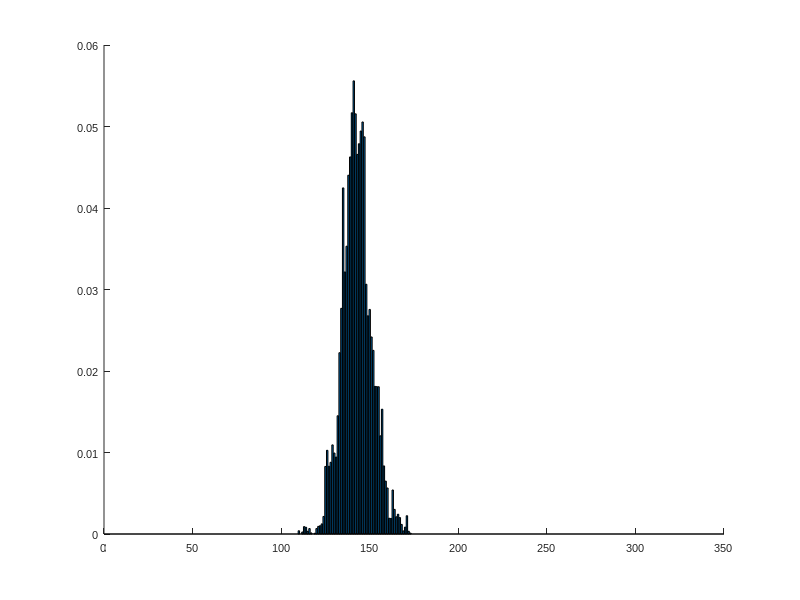

Write the MATLAB code that produced this figure. (Note: this script raises an error after producing the figure.)
%look at precocious cells
%their indices are 91 and 92
load('ShalekUncert.mat');%we use 500,000 samples from one MCMC chain
%produced e.g. by ShalekFewerCaptureTimes.m
xx(91,:);
xx(92,:);
%plot the posterior distributions of the precicous cells identified in 
%Shalek et al. Nature. 2014
set(0,'DefaultAxesFontName', 'Arial')
set(0,'DefaultAxesFontSize', 8)
set(0,'defaultfigurecolor',[1 1 1]);
figure();
bar(1:307,posFreq(91,:,1),'FaceAlpha',0.6,'FaceColor','g')
hold on;
bar(1:307,posFreq(92,:,1),'FaceAlpha',0.6,'FaceColor','b')
hold on;
a=ylim;
h1 = line([125,125],[0,a(2)]);
h1.LineWidth = 2;
h1.Color = 'm';
xlabel('pseudo-position','FontSize',10);
ylabel('frequency','FontSize',10);
leg = legend('1h: S51', '1h: S52','cap. time 2h','Location','NorthOutSide',...
    'Orientation','horizontal');
legend boxoff
xlim([80,200]);
leg.FontSize = 10;
box off;
set(gcf, 'PaperUnits', 'centimeters');
 x_width=8.8 ;y_width=5.5;
 set(gcf, 'PaperPosition', [0 0 x_width y_width]);
 set(gcf,'PaperSize',[x_width y_width]);
print('PreCells','-dpdf','-r300');
